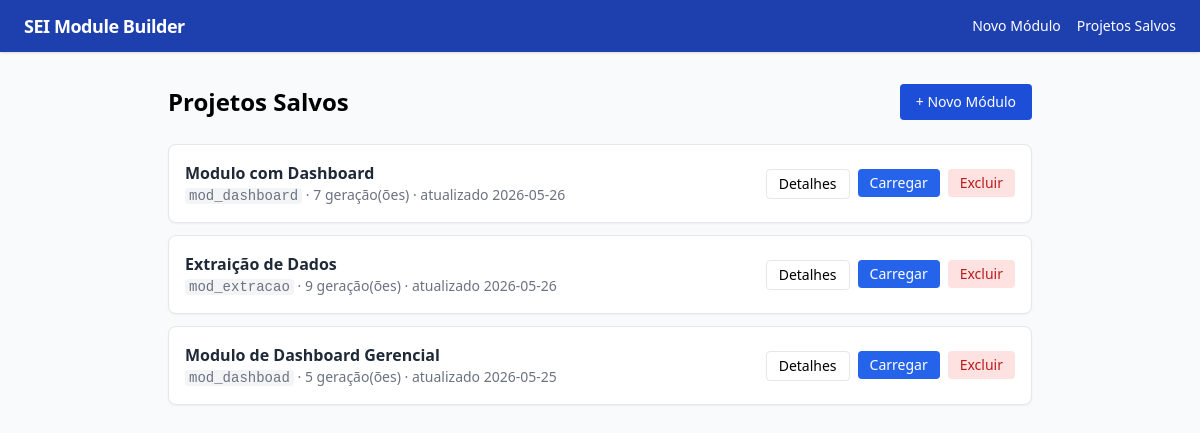
/projetos, run on an earlier commit of the app's database.
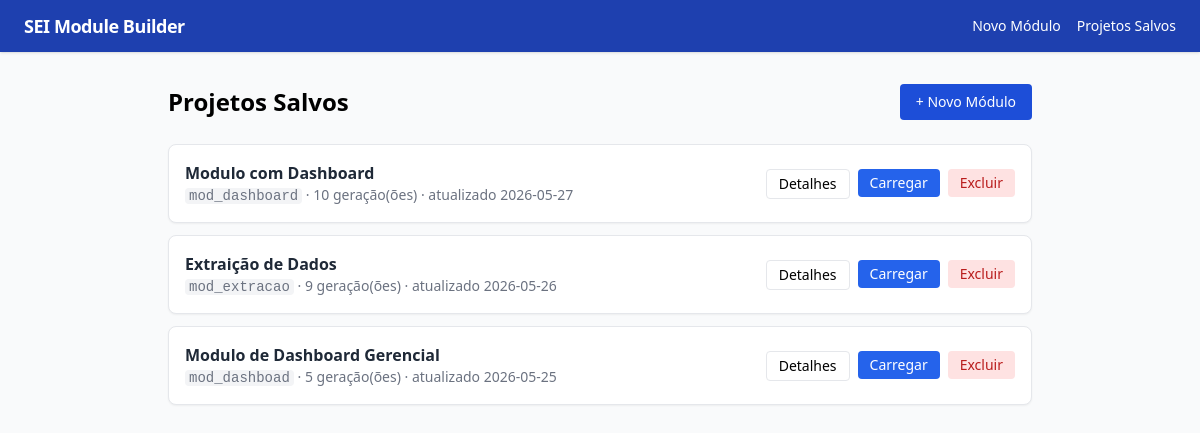
And on a later commit of the database.
### tables this page shows
CREATE TABLE projetos (
    id           INTEGER PRIMARY KEY AUTOINCREMENT,
    slug         TEXT NOT NULL,
    nome         TEXT NOT NULL,
    definicao    TEXT NOT NULL,   -- JSON completo de ModuloDefinicao
    criado_em    TEXT NOT NULL,
    atualizado_em TEXT NOT NULL
);

### main.py (the view)
@app.get("/projetos", response_class=HTMLResponse)
async def projetos_list(request: Request):
    return templates.TemplateResponse(request, "projetos/index.html", context={
        "flashes":  get_flashes(request),
        "projetos": listar_projetos(),
    })

### templates/projetos/index.html (shortened to what this page needs)
{% extends "base.html" %}
{% block content %}
<div class="flex items-center justify-between mb-6">
  <h1 class="text-2xl font-bold">Projetos Salvos</h1>
  <a href="/wizard/1" class="bg-blue-700 text-white px-4 py-2 rounded hover:bg-blue-800 text-sm">+ Novo Módulo</a>
</div>
{% if projetos %}
<div class="space-y-3">
  {% for p in projetos %}
  <div class="bg-white border rounded-lg p-4 shadow-sm flex items-center justify-between">
    <div>
      <p class="font-semibold text-gray-800">{{ p.nome }}</p>
      <p class="text-sm text-gray-500">
        <code class="bg-gray-100 px-1 rounded">{{ p.slug }}</code>
        · {{ p.total_geracoes }} geração(ões)
        · atualizado {{ p.atualizado_em[:10] }}
      </p>
    </div>
    <div class="flex gap-2">
      <a href="/projetos/{{ p.id }}" class="border px-3 py-1 rounded text-sm hover:bg-gray-50">Detalhes</a>
      <form method="POST" action="/projetos/{{ p.id }}/carregar">
        <button class="bg-blue-600 text-white px-3 py-1 rounded text-sm hover:bg-blue-700">Carregar</button>
      </form>
      <form method="POST" action="/projetos/{{ p.id }}/excluir"
            onsubmit="return confirm('Excluir projeto {{ p.nome }}?')">
        <button class="bg-red-100 text-red-700 px-3 py-1 rounded text-sm hover:bg-red-200">Excluir</button>
      </form>
    </div>
  </div>
  {% endfor %}
</div>
{% else %}
<div class="text-center py-16 text-gray-400">
  <p class="text-4xl mb-3">📂</p>
  <p>Nenhum projeto salvo ainda.</p>
  <a href="/wizard/1" class="text-blue-600 underline text-sm">Criar o primeiro módulo</a>
</div>
{% endif %}
{% endblock %}

What changed in the data, as far as the page shows it:
changed projetos "Modulo com Dashboard": total_geracoes "7" → "10"; atualizado_em "2026-05-26" → "2026-05-27"
